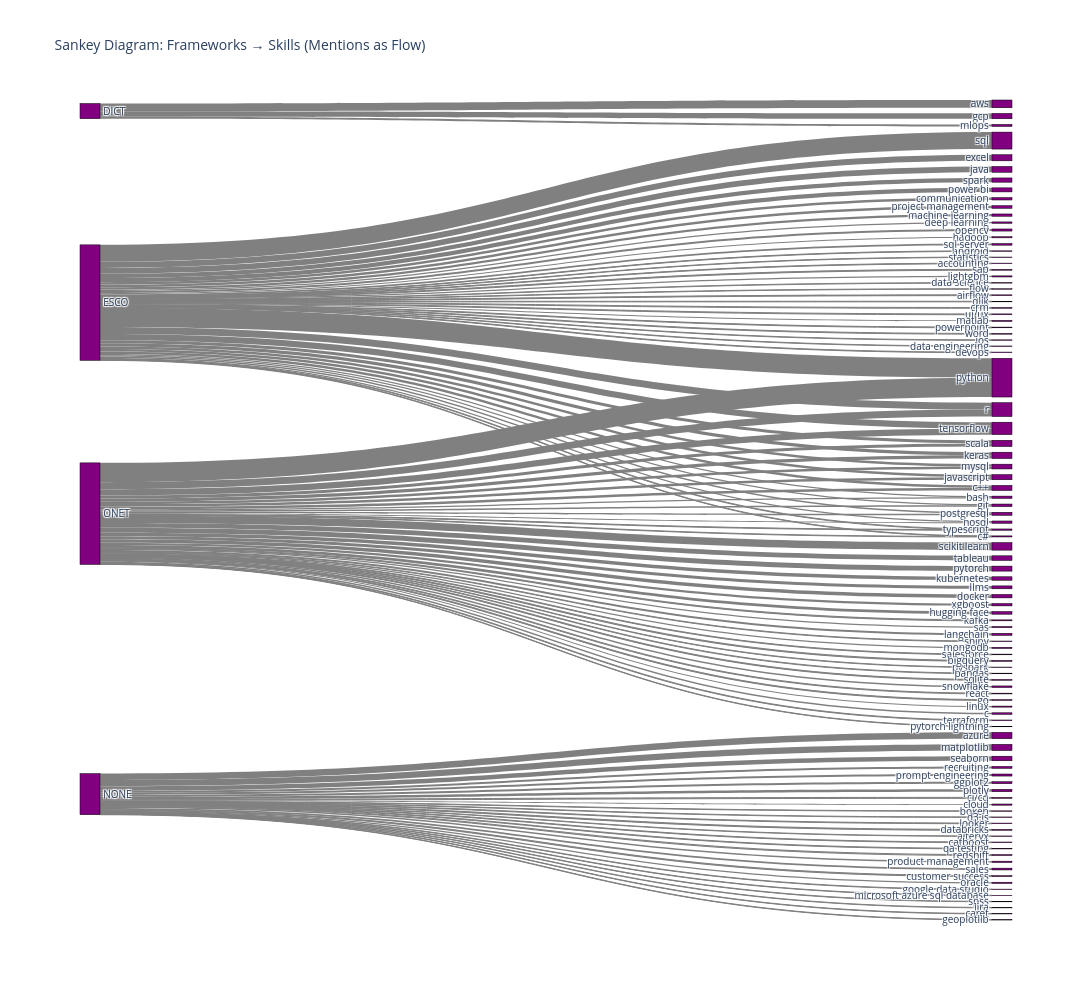

Source (notebook cell):
### Code cell
import pandas as pd
import plotly.graph_objects as go

# Load dataset
skills_df = pd.read_csv("all_skill_matches.csv")

# filter to reduce clutter 
filtered_df = skills_df[skills_df["mentions"] > 500]

# Build source-target-value lists
sources = []
targets = []
values = []

# Collect unique labels for frameworks + skills
labels = list(set(filtered_df["framework"].unique().tolist() + filtered_df["skill_clean"].unique().tolist()))

for _, row in filtered_df.iterrows():
    skill = row["skill_clean"]
    mentions = row["mentions"]
    for fw in str(row["framework"]).split(","):
        fw = fw.strip()
        sources.append(labels.index(fw))
        targets.append(labels.index(skill))
        values.append(mentions)

# Create Sankey diagram
fig = go.Figure(go.Sankey(
    node=dict(
        pad=15,
        thickness=20,
        line=dict(color="black", width=0.5),
        label=labels,
        color="purple"
    ),
    link=dict(
        source=sources,
        target=targets,
        value=values,
        color="gray"
    )
))

fig.update_layout(title_text="Sankey Diagram: Frameworks → Skills (Mentions as Flow)",
                  font_size=10,
                 width=1100,
                 height=1000)
fig.show()

### Figure 1 — Plotly figure (JSON) as saved in the notebook; plotly's stock layout.template omitted (floating-point values rounded to 4 significant figures)
{"data": [{"link": {"color": "gray", "source": [73, 73, 73, 58, 58, 58, 73, 58, 73, 58, 73, 73, 73, 73, 73, 73, 58, 73, 58, 58, 73, 58, 73, 73, 73, 58, 73, 58, 58, 58, 58, 73, 73, 58, 73, 58, 73, 58, 73, 58, 73, 58, 73, 58, 73, 58, 58, 73, 58, 58, 73, 58, 73, 58, 58, 58, 58, 73, 73, 73, 58, 73, 58, 73, 58, 73, 58, 58, 28, 47, 47, 73, 28, 47, 73, 58, 47, 47, 28, 47, 47, 47, 47, 47, 47, 73, 58, 47, 47, 47, 47, 73, 73, 73, 73, 58, 47, 47, 58, 47, 73, 47, 47, 47, 73, 47, 47, 47, 58, 47, 47, 47], "target": [17, 1, 14, 14, 40, 98, 86, 86, 84, 84, 20, 81, 96, 32, 15, 102, 88, 31, 31, 48, 30, 70, 95, 4, 72, 72, 100, 100, 26, 67, 64, 54, 91, 38, 35, 35, 78, 78, 53, 37, 69, 69, 56, 33, 59, 59, 68, 8, 8, 44, 34, 22, 87, 87, 12, 6, 97, 55, 65, 90, 42, 5, 61, 80, 80, 85, 85, 43, 27, 41, 50, 3, 0, 93, 60, 9, 57, 19, 89, 45, 18, 99, 49, 92, 13, 66, 10, 2, 63, 39, 23, 82, 75, 94, 83, 29, 16, 25, 52, 24, 77, 46, 11, 7, 36, 101, 76, 51, 74, 62, 71, 21], "value": [710, 679, 1363, 1363, 1163, 1878, 646, 646, 3027, 3027, 2935, 946, 571, 575, 1708, 719, 4114, 1556, 1556, 1031, 1356, 3196, 597, 6970, 3084, 3084, 3783, 3783, 4168, 2510, 1284, 2762, 1311, 1444, 2862, 2862, 1397, 1397, 2524, 728, 1834, 1834, 3186, 581, 23111, 23111, 6004, 8298, 8298, 931, 1049, 1403, 3749, 3749, 9013, 718, 1903, 5098, 20272, 2035, 1040, 538, 5580, 7427, 7427, 775, 775, 2837, 9272, 7550, 7450, 7305, 6406, 5456, 4870, 3483, 2872, 2453, 2448, 2386, 2351, 2190, 1597, 1525, 1442, 1342, 1183, 1170, 1153, 1128, 1120, 985, 941, 897, 841, 830, 799, 799, 794, 761, 686, 587, 576, 569, 548, 544, 532, 529, 527, 523, 510, 501]}, "node": {"color": "purple", "label": ["gcp", "android", "ci/cd", "excel", "java", "statistics", "shiny", "bokeh", "r", "llms", "kafka", "d3.js", "scikit learn", "cloud", "bash", "deep learning", "looker", "accounting", "recruiting", "prompt engineering", "communication", "alteryx", "sas", "databricks", "catboost", "qa testing", "kubernetes", "aws", "DICT", "salesforce", "hadoop", "git", "data science", "pyspark", "sap", "mysql", "flow", "pandas", "mongodb", "redshift", "bigquery", "azure", "sqlite", "xgboost", "react", "ggplot2", "google data studio", "NONE", "go", "product management", "matplotlib", "microsoft azure sql database", "terraform", "opencv", "machine learning", "spark", "project management", "plotly", "ONET", "python", "power bi", "tableau", "spss", "customer success", "linux", "sql", "lightgbm", "langchain", "pytorch", "postgresql", "hugging face", "jira", "javascript", "ESCO", "pytorch lightning", "airflow", "caret", "qlik", "nosql", "ESCO, ONET", "tensorflow", "crm", "ui/ux", "powerpoint", "c++", "typescript", "c#", "scala", "docker", "mlops", "sql server", "matlab", "oracle", "seaborn", "word", "ios", "data engineering", "snowflake", "c", "sales", "keras", "geoplotlib", "devops"], "line": {"color": "black", "width": 0.5}, "pad": 15, "thickness": 20}, "type": "sankey"}], "layout": {"font": {"size": 10}, "height": 1000, "title": {"text": "Sankey Diagram: Frameworks → Skills (Mentions as Flow)"}, "width": 1100}}
